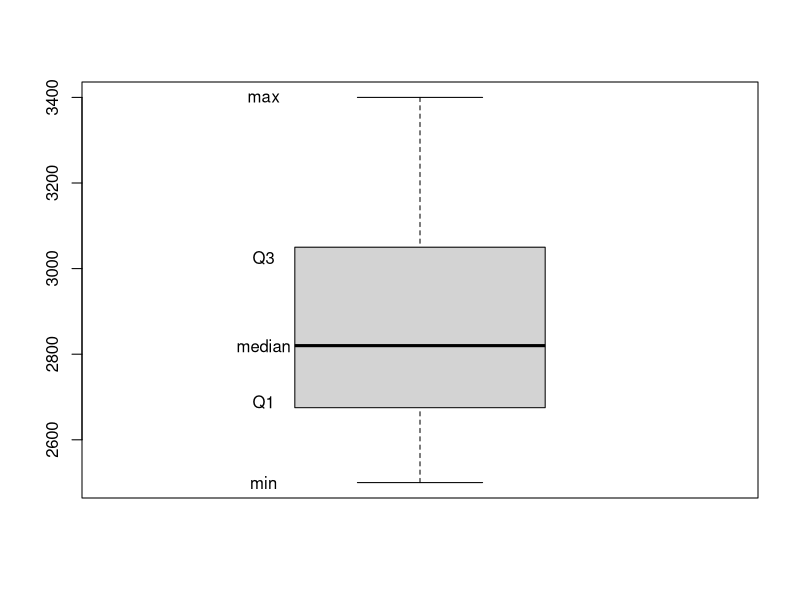
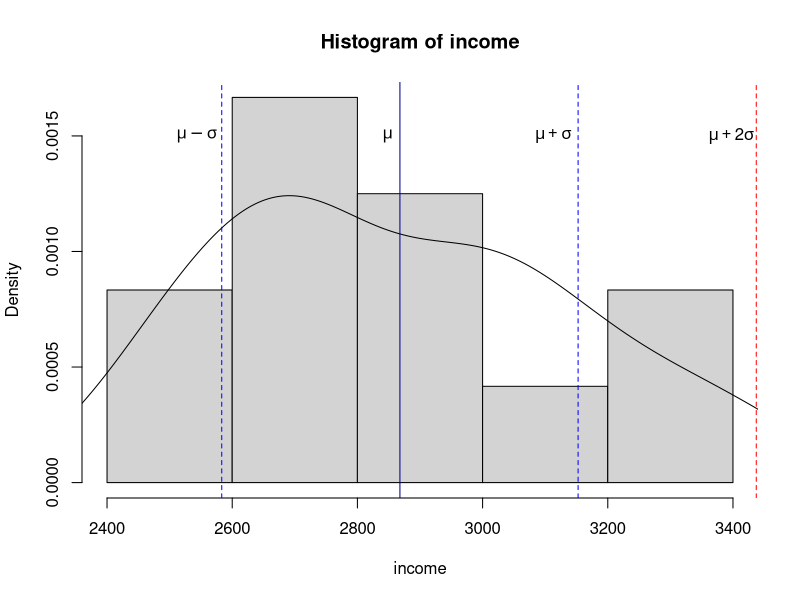

Reproduce these figures in R, in order.
## ---- chunk 1
income <- c(2500, 3000, 2900
            ,2650, 3225, 2700
            ,2740, 3000, 3400
            ,2500, 3100, 2700)

summary(income)
#names(income_stats)
Income_min <- min(income)
Income_max <- max(income)
Income_med <- median(income)
Income_lowQ <- unname(quantile(income, c(0.25)))
Income_highQ <- unname(quantile(income, c(0.75)))
## ---- chunk 2
boxplot(income)
text(x = .75,y = Income_min, labels = "min")
text(x = .75,y = Income_max, labels = "max")
text(x = .75,y = Income_med, labels = "median")
text(x = .75,y = Income_lowQ, labels = "Q1")
text(x = .75,y = Income_highQ, labels = "Q3")
## ---- chunk 3
IQR <- Income_highQ - Income_lowQ
upper_outlier <- Income_highQ + (1.5 * IQR)
lower_outlier <- Income_lowQ - (1.5 * IQR)
cat(paste0("The Income IQR = $",IQR,"\n",
              "Upper Outliers are above: $", upper_outlier,"\n",
              "Lower Outliers are below: $",lower_outlier))
## ---- chunk 4
# first lets calculate it from scratch
# get the mean of income
s_mean <- mean(income)
# get the difference between each income and the mean
r_diff <- function(x){x - s_mean}
diff_of_mean <- r_diff(income)
# get the sqr_root of each data point
sqr_of_diff <- diff_of_mean^2
#sum the squares
sum_sqrs <- sum(sqr_of_diff)
# Divide by the number of samples - 1
Var_income <- sum_sqrs / (length(income) - 1)
print(paste0("The variance caluclaed by hand: ", Var_income))

# we can also use the built in function in R
print(paste0("The variance using the R built in function: ",var(income)))

## ---- chunk 5
std_income <- round(sqrt(Var_income),2)

print(paste0("The standard deviation caluclaed by hand: ", std_income))

# we can also use the built in function in R
print(paste0("The standard deviation using the R built in function: ",round(sd(income),2)))

pos_1_std <- s_mean + std_income
pos_2_std <- s_mean + std_income * 2
neg_1_std <- s_mean - std_income
neg_2_std <- s_mean - std_income * 2
## ---- chunk 6
hist(income, probability = TRUE)
lines(density(income))
abline(v = s_mean, col = "darkblue", )
abline(v = pos_1_std, col="blue", lty = "dashed")
abline(v = neg_1_std, col="blue", lty = "dashed")
abline(v = pos_2_std, col="red", lty = "dashed")
abline(v = neg_2_std, col="red", lty = "dashed")
text(s_mean - 20,.0015, expression(mu))
text(pos_1_std - 40,.0015, expression(mu + sigma))
text(neg_1_std - 40,.0015, expression(mu - sigma))
text(pos_2_std - 40,.0015, expression(mu + 2*sigma))
